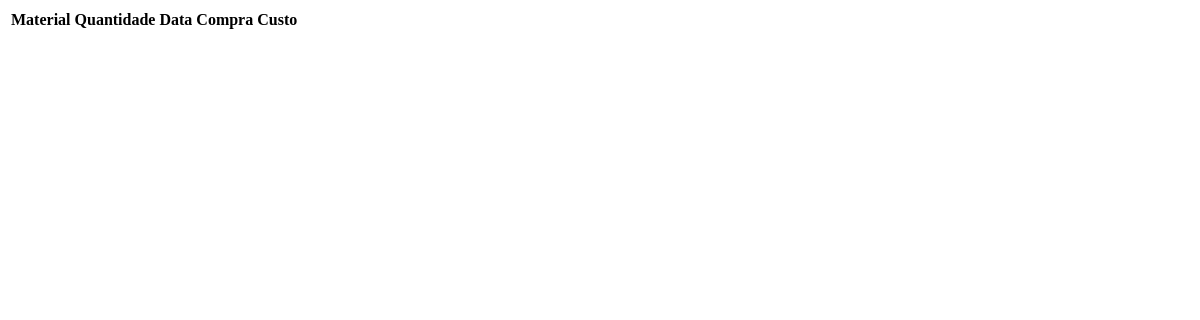
/meuestoque/detalhe/Biscoito, run on an earlier commit of the app's database.
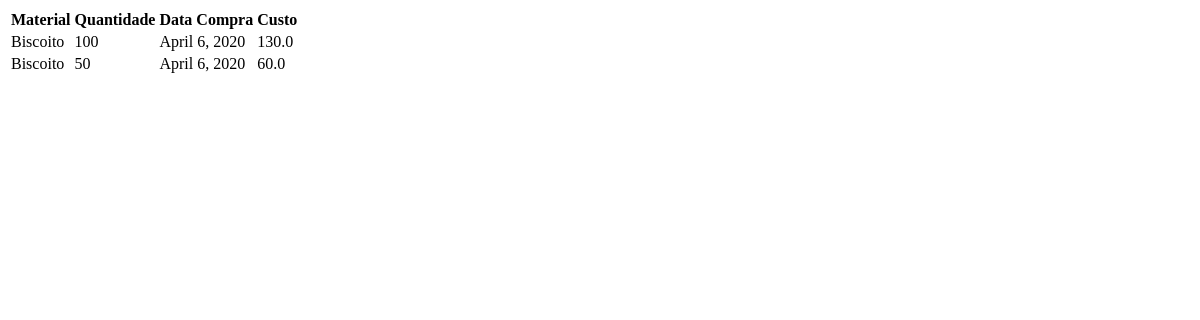
And on a later commit of the database.
### materiais/models.py (models this page shows, shortened)
class Materiais(models.Model):
    material = models.CharField(max_length=300)
    datacompra = models.DateField()
    datavalidade = models.DateField()
    quantidade = models.IntegerField(validators=[MinValueValidator(0)])
    custo = models.FloatField(
        validators=[MinValueValidator(0.0)]
    )

### materiais/views.py (the view)
# urls.py: path('meuestoque/detalhe/<str:nome>', views.detailview, name='detalhe'),
def detailview(request, nome):
    detail = Materiais.objects.filter(material=nome)
    return render(request, 'materiais/detalhe.html', {'detail': detail})

### materiais/templates/materiais/detalhe.html (shortened to what this page needs)
<!DOCTYPE html>
<html lang="pt-br">
  <head>
  </head>
  <body>
    <table>
      <tr>
        <th>Material</th>
        <th>Quantidade</th>
        <th>Data Compra</th>
        <th>Custo</th>
      </tr>
      {% for materiais in detail %}
      <tr>
        <td>{{ materiais.material }}</td>
        <td>{{ materiais.quantidade }}</td>
        <td>{{ materiais.datacompra }}</td>
        <td>{{ materiais.custo }}</td>
      </tr>
      {% endfor %}
    </table>
  </body>
</html>

What changed in the data, as far as the page shows it:
added Materiais: material "Biscoito", quantidade "100", datacompra "April 6, 2020", custo "130.0"
added Materiais: material "Biscoito", quantidade "50", datacompra "April 6, 2020", custo "60.0"
